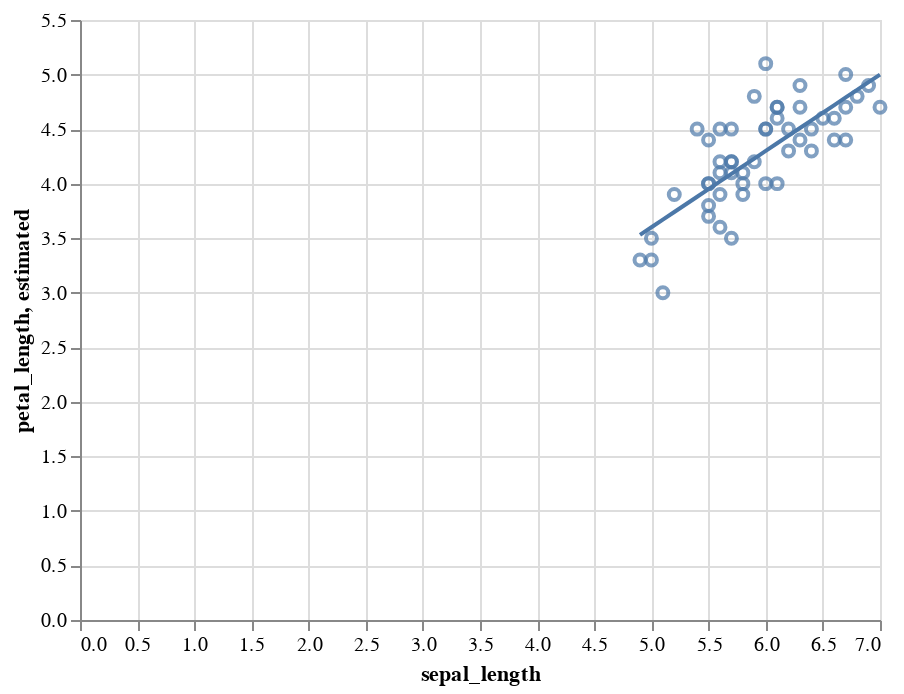

Notebook source saved alongside this figure:
### Markdown cell above
#### Exercise 2

Fit an aribtrary line to the data utilizing the format:

`y = mx + b` 

(It does not have to be perfect)

Recreate the previous plot and add your line.

### Code cell


### Figure 1 — Vega-Lite specification as saved in the notebook (floating-point values rounded to 4 significant figures)
{"config": {"view": {"continuousWidth": 400, "continuousHeight": 300}}, "layer": [{"mark": "point", "encoding": {"x": {"type": "quantitative", "field": "sepal_length"}, "y": {"type": "quantitative", "field": "petal_length"}}}, {"mark": "line", "encoding": {"x": {"type": "quantitative", "field": "sepal_length"}, "y": {"type": "quantitative", "field": "estimated"}}}], "data": {"name": "data-9601df1353310eaa08e55d720c278971"}, "$schema": "https://vega.github.io/schema/vega-lite/v4.8.1.json", "datasets": {"data-9601df1353310eaa08e55d720c278971": [{"sepal_length": 7.0, "petal_length": 4.7, "estimated": 5.0}, {"sepal_length": 6.4, "petal_length": 4.5, "estimated": 4.58}, {"sepal_length": 6.9, "petal_length": 4.9, "estimated": 4.93}, {"sepal_length": 5.5, "petal_length": 4.0, "estimated": 3.95}, {"sepal_length": 6.5, "petal_length": 4.6, "estimated": 4.65}, {"sepal_length": 5.7, "petal_length": 4.5, "estimated": 4.09}, {"sepal_length": 6.3, "petal_length": 4.7, "estimated": 4.51}, {"sepal_length": 4.9, "petal_length": 3.3, "estimated": 3.53}, {"sepal_length": 6.6, "petal_length": 4.6, "estimated": 4.72}, {"sepal_length": 5.2, "petal_length": 3.9, "estimated": 3.74}, {"sepal_length": 5.0, "petal_length": 3.5, "estimated": 3.6}, {"sepal_length": 5.9, "petal_length": 4.2, "estimated": 4.23}, {"sepal_length": 6.0, "petal_length": 4.0, "estimated": 4.3}, {"sepal_length": 6.1, "petal_length": 4.7, "estimated": 4.37}, {"sepal_length": 5.6, "petal_length": 3.6, "estimated": 4.02}, {"sepal_length": 6.7, "petal_length": 4.4, "estimated": 4.79}, {"sepal_length": 5.6, "petal_length": 4.5, "estimated": 4.02}, {"sepal_length": 5.8, "petal_length": 4.1, "estimated": 4.16}, {"sepal_length": 6.2, "petal_length": 4.5, "estimated": 4.44}, {"sepal_length": 5.6, "petal_length": 3.9, "estimated": 4.02}, {"sepal_length": 5.9, "petal_length": 4.8, "estimated": 4.23}, {"sepal_length": 6.1, "petal_length": 4.0, "estimated": 4.37}, {"sepal_length": 6.3, "petal_length": 4.9, "estimated": 4.51}, {"sepal_length": 6.1, "petal_length": 4.7, "estimated": 4.37}, {"sepal_length": 6.4, "petal_length": 4.3, "estimated": 4.58}, {"sepal_length": 6.6, "petal_length": 4.4, "estimated": 4.72}, {"sepal_length": 6.8, "petal_length": 4.8, "estimated": 4.86}, {"sepal_length": 6.7, "petal_length": 5.0, "estimated": 4.79}, {"sepal_length": 6.0, "petal_length": 4.5, "estimated": 4.3}, {"sepal_length": 5.7, "petal_length": 3.5, "estimated": 4.09}, {"sepal_length": 5.5, "petal_length": 3.8, "estimated": 3.95}, {"sepal_length": 5.5, "petal_length": 3.7, "estimated": 3.95}, {"sepal_length": 5.8, "petal_length": 3.9, "estimated": 4.16}, {"sepal_length": 6.0, "petal_length": 5.1, "estimated": 4.3}, {"sepal_length": 5.4, "petal_length": 4.5, "estimated": 3.88}, {"sepal_length": 6.0, "petal_length": 4.5, "estimated": 4.3}, {"sepal_length": 6.7, "petal_length": 4.7, "estimated": 4.79}, {"sepal_length": 6.3, "petal_length": 4.4, "estimated": 4.51}, {"sepal_length": 5.6, "petal_length": 4.1, "estimated": 4.02}, {"sepal_length": 5.5, "petal_length": 4.0, "estimated": 3.95}, {"sepal_length": 5.5, "petal_length": 4.4, "estimated": 3.95}, {"sepal_length": 6.1, "petal_length": 4.6, "estimated": 4.37}, {"sepal_length": 5.8, "petal_length": 4.0, "estimated": 4.16}, {"sepal_length": 5.0, "petal_length": 3.3, "estimated": 3.6}, {"sepal_length": 5.6, "petal_length": 4.2, "estimated": 4.02}, {"sepal_length": 5.7, "petal_length": 4.2, "estimated": 4.09}, {"sepal_length": 5.7, "petal_length": 4.2, "estimated": 4.09}, {"sepal_length": 6.2, "petal_length": 4.3, "estimated": 4.44}, {"sepal_length": 5.1, "petal_length": 3.0, "estimated": 3.67}, {"sepal_length": 5.7, "petal_length": 4.1, "estimated": 4.09}]}}
